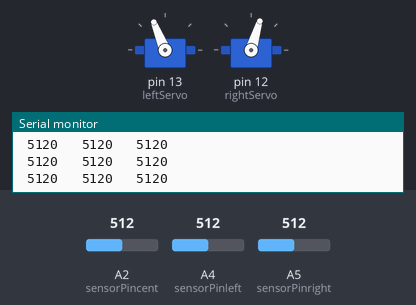
This sketch was run on a simulated Arduino Uno, built with avr-gcc and run on an emulated ATmega328P. Shown: 2 × servo, the last lines printed to the serial monitor. The test bench sets the inputs (shaded band); at power-on: A4 (sensorPinleft) = 512, A2 (sensorPincent) = 512, A5 (sensorPinright) = 512.

Above: at 1.2 s.
1.3 s: A4 (sensorPinleft) set to 484
At 1.9 s:
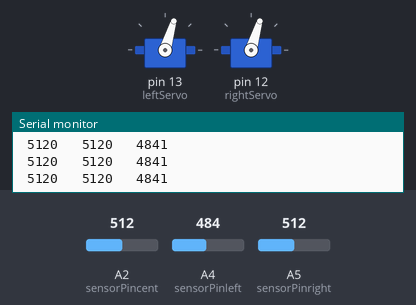
2.8 s: A2 (sensorPincent) set to 107
5.8 s: A2 (sensorPincent) set to 94
8.8 s: A5 (sensorPinright) set to 98
10.3 s: A5 (sensorPinright) set to 81
At 11.5 s:
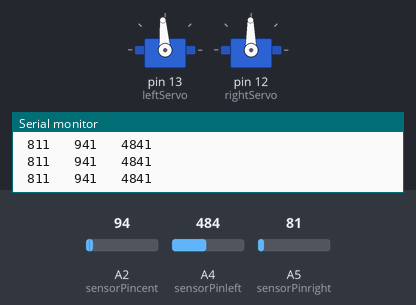
11.8 s: A4 (sensorPinleft) set to 510
At 12.6 s:
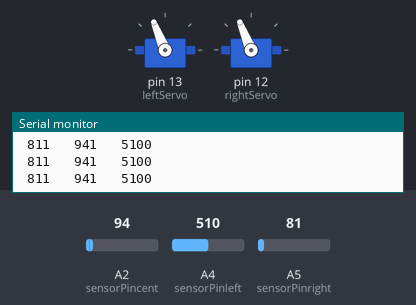
Timing chart, 0 to 14.3 s (numbered marks = the images above; inputs shaded):
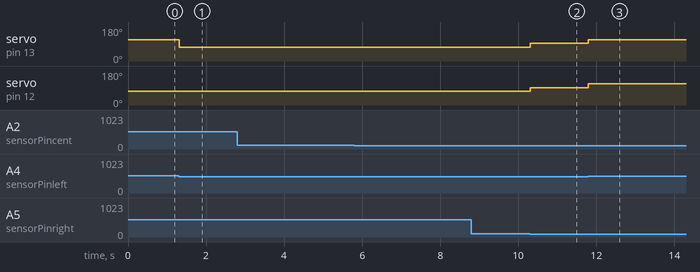

Measured:
- the behaviour switches between 501 and 500 on A4 (sensorPinleft) (found by bisection; images 0 and 1)
- the behaviour switches between 91 and 90 on A5 (sensorPinright) (found by bisection; images 1 and 2)
- after the input at 1.3 s, servo on pin 13 (leftServo): 112° → 73° at once
- after the input at 10.3 s, servo on pin 13 (leftServo): 73° → 94° at once; servo on pin 12 (rightServo): 73° → 91° at once
- after the input at 11.8 s, servo on pin 13 (leftServo): 94° → 112° at once; servo on pin 12 (rightServo): 91° → 112° at once

The sketch:

lineflow0.3.ino
```cpp
#include <Servo.h>
Servo leftServo;
Servo rightServo;

#define sensorPincent A2
#define sensorPinright A5
#define sensorPinleft A4


int rv = 0;
int lv = 0;
int cv = 0;
int c=0;
int r=0;
int l=0;


void setup() {
  leftServo.attach(13);
  rightServo.attach(12);
  Serial.begin(9600);
}

void loop() {
//int c=0;
  cv = analogRead(sensorPincent);//b\w 0-170/170-600
  lv = analogRead(sensorPinright);//b\w 0-150/150-400
  rv = analogRead(sensorPinleft);//b\w 0-500/500-1023

  if(cv>200){c=0;}
  else{c=1;}

   if(lv>90){l=0;}
  else{l=1;}

   if(rv>500){r=0;}
  else{r=1;}

  if (( l == 0 && c ==1 && r==0)) {
    fwd();
  }

 if (( l == 1 && c ==1 && r==0)) {
    sright();
  }
 if (( l == 0 && c ==1 && r==1)) {
    sleft();

  }
 if (( l == 1 && c ==0 && r==0)) {
    sright();
    delay(3);
  }
  if (( l == 0 && c ==0 && r==1)) {
    sleft();
     delay(3);
  }
 if (( l == 0 && c ==0 && r==0)) {
    fwd();
  }
 if (( l == 1 && c ==1 && r==1)) {
    slowfwd();


  }


printoutput();

}


void left()
{ leftServo.writeMicroseconds(1500); // left
  rightServo.writeMicroseconds(1300);

}
void sleft()
{ leftServo.writeMicroseconds(1300); // right
  rightServo.writeMicroseconds(1300);
}

void sright()
{ leftServo.writeMicroseconds(1700); // right
  rightServo.writeMicroseconds(1700);
}
void right()
{ leftServo.writeMicroseconds(1700); // right
  rightServo.writeMicroseconds(1500);
}

void fwd()
{ leftServo.writeMicroseconds(1700); // front
  rightServo.writeMicroseconds(1300);

}
void slowleft()
{ leftServo.writeMicroseconds(1500); //  slowleft
  rightServo.writeMicroseconds(1475);

}
void slowright()
{ leftServo.writeMicroseconds(1525); // slowright
  rightServo.writeMicroseconds(1500);

}
void rew()
{ leftServo.writeMicroseconds(1300); // front
  rightServo.writeMicroseconds(1700);

  }

void slowfwd()
{ leftServo.writeMicroseconds(1515); // front
  rightServo.writeMicroseconds(1485);

  }

  void rotat()
{ leftServo.writeMicroseconds(1300); // front
  rightServo.writeMicroseconds(1300);

  }

 void halt()
{ leftServo.writeMicroseconds(1500); // front
  rightServo.writeMicroseconds(1500);

  }

void printoutput(){

    Serial.print(lv);
    Serial.print(l);

    Serial.print("\t ");
   Serial.print(cv);
    Serial.print(c);

    Serial.print("\t ");

    Serial.print(   rv);
    Serial.print(r);

    Serial.print("\t ");
    Serial.print("\n ");
    delay(2);}
```
